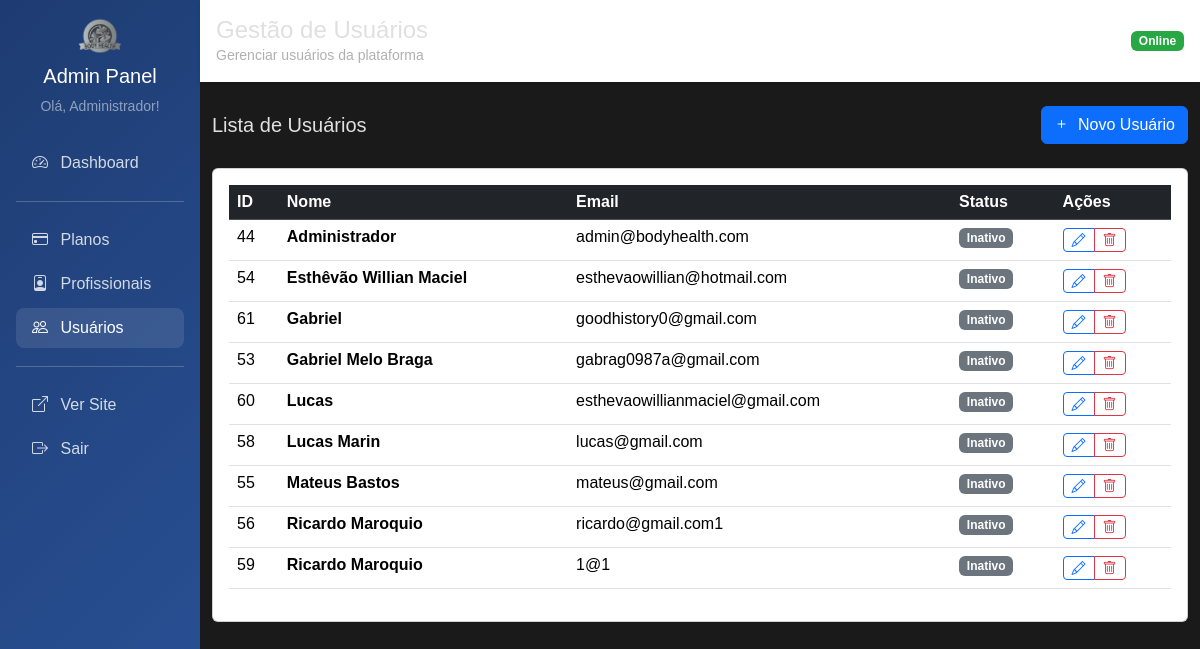
Before: /admin/usuarios (signed in) with the older database file.
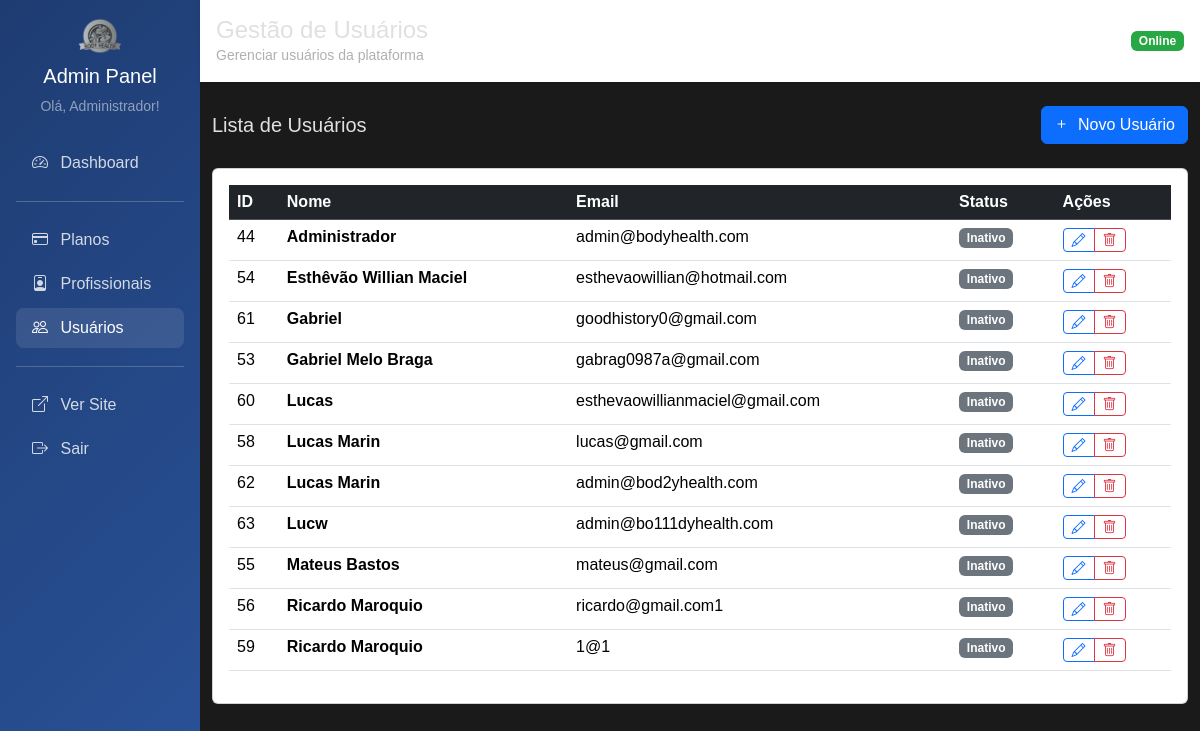
After: the same page with the newer database file.
### tables this page shows
CREATE TABLE usuario (
    id INTEGER PRIMARY KEY AUTOINCREMENT,
    nome TEXT NOT NULL,
    email TEXT UNIQUE NOT NULL,
    senha TEXT NOT NULL,
    perfil TEXT NOT NULL DEFAULT 'cliente',
    foto TEXT,
    token_redefinicao TEXT,
    data_token TIMESTAMP,
    data_cadastro TIMESTAMP DEFAULT CURRENT_TIMESTAMP
);

### main.py (the view)
@app.get("/admin/usuarios")
@requer_autenticacao(['admin'])
async def admin_usuarios_listar(request: Request, usuario_logado: dict = Depends(obter_usuario_logado)):
    usuarios = usuario_repo.obter_todos()
    return templates.TemplateResponse("admin/usuarios/listar.html", {
        "request": request,
        "usuario": usuario_logado,
        "usuarios": usuarios
    })

### templates/admin/usuarios/listar.html (shortened to what this page needs)
{% extends "admin/base_admin.html" %}
{% block titulo %}Gestão de Usuários{% endblock %}
{% block subtitulo %}Gerenciar usuários da plataforma{% endblock %}
{% block content %}
<div class="d-flex justify-content-between align-items-center mb-4">
    <h5 class="mb-0">Lista de Usuários</h5>
    <a href="/admin/usuarios/novo" class="btn btn-primary">
        <i class="bi bi-plus me-1"></i> Novo Usuário
    </a>
</div>
<div class="card">
    <div class="card-body">
        {% if usuarios %}
        <div class="table-responsive">
            <table class="table table-hover">
                <thead class="table-dark">
                    <tr>
                        <th>ID</th>
                        <th>Nome</th>
                        <th>Email</th>
                        <th>Status</th>
                        <th>Ações</th>
                    </tr>
                </thead>
                <tbody>
                    {% for usuario in usuarios %}
                    <tr>
                        <td>{{ usuario.id }}</td>
                        <td><strong>{{ usuario.nome }}</strong></td>
                        <td>{{ usuario.email }}</td>
                        <td>
                            {% if usuario.ativo %}
                                <span class="badge bg-success">Ativo</span>
                            {% else %}
                                <span class="badge bg-secondary">Inativo</span>
                            {% endif %}
                        </td>
                        <td>
                            <div class="btn-group btn-group-sm">
                                <a href="/admin/usuarios/editar/{{ usuario.id }}" class="btn btn-outline-primary">
                                    <i class="bi bi-pencil"></i>
                                </a>
                                <button type="button" class="btn btn-outline-danger"
                                    onclick="confirmarExclusao({{ usuario.id }}, '{{ usuario.nome }}')">
                                    <i class="bi bi-trash"></i>
                                </button>
                            </div>
                        </td>
                    </tr>
                    {% endfor %}
                </tbody>
            </table>
        </div>
        {% endif %}
    </div>
</div>
<div class="position-fixed top-0 end-0 p-3" style="z-index: 1055">
</div>
{% endblock %}

### templates/admin/base_admin.html (shortened to what this page needs)
<html lang="pt-BR">
<head>
    <link href="https://cdn.jsdelivr.net/npm/bootstrap@5.3.3/dist/css/bootstrap.min.css" rel="stylesheet">
    <link href="https://cdn.jsdelivr.net/npm/bootstrap-icons@1.10.5/font/bootstrap-icons.css" rel="stylesheet">
    <link rel="stylesheet" href="/static/css/styles.css">
</head>
<body>
    <div class="container-fluid p-0">
        <div class="row g-0">
            <div class="col-md-3 col-lg-2">
                <div class="admin-sidebar p-3">
                    <div class="text-center mb-4">
                        <img src="/static/img/logo.png" height="40" alt="Body Health">
                        <h5 class="text-white mt-2">Admin Panel</h5>
                        <small class="text-white-50">Olá, {{ usuario.nome }}!</small>
                    </div>
                    <nav class="nav flex-column">
                        <a class="nav-link {% if request.url.path == '/admin' %}active{% endif %}" href="/admin">
                            <i class="bi bi-speedometer2 me-2"></i> Dashboard
                        </a>
                        <hr class="bg-white-50">
                        <a class="nav-link {% if '/admin/planos' in request.url.path %}active{% endif %}" href="/admin/planos">
                            <i class="bi bi-credit-card me-2"></i> Planos
                        </a>
                        <a class="nav-link {% if '/admin/profissionais' in request.url.path %}active{% endif %}" href="/admin/profissionais">
                            <i class="bi bi-person-badge me-2"></i> Profissionais
                        </a>
                        <a class="nav-link {% if '/admin/usuarios' in request.url.path %}active{% endif %}" href="/admin/usuarios">
                            <i class="bi bi-people me-2"></i> Usuários
                        </a>
                        <hr class="bg-white-50">
                        <a class="nav-link" href="/" target="_blank">
                            <i class="bi bi-box-arrow-up-right me-2"></i> Ver Site
                        </a>
                        <a class="nav-link" href="/logout">
                            <i class="bi bi-box-arrow-right me-2"></i> Sair
                        </a>
                    </nav>
                </div>
            </div>
            <div class="col-md-9 col-lg-10">
                <div class="admin-header p-3 mb-4">
                    <div class="d-flex justify-content-between align-items-center">
                        <div>
                            <h4 class="mb-0">{% block titulo %}Painel Administrativo{% endblock %}</h4>
                            <small class="text-muted">{% block subtitulo %}Body Health Admin{% endblock %}</small>
                        </div>
                        <div>
                            <span class="badge bg-success">Online</span>
                        </div>
                    </div>
                </div>
                <div class="container-fluid">
                    {% block content %}{% endblock %}
                </div>
            </div>
        </div>
    </div>
</body>
</html>

### static/css/styles.css (style rules this page uses)
:root { --dark-bg: #1a1a1a; --dark-card-bg: #2b2b2b; --dark-text-color: #e0e0e0; --dark-muted-text: #b0b0b0; --dark-border-color: #444444; --dark-shadow-color: rgba(0, 0, 0, 0.5); --highlight-yellow: #ffc107; --highlight-green: #28a745; --highlight-red: #dc3545; --light-banner-bg-start: #ffffff; --light-banner-bg-end: #eaeaea; --light-banner-text: #000000; }
body { background-color: var(--dark-bg); color: var(--dark-text-color); font-family: Arial, sans-serif; padding-top: 0px; }
.text-muted { color: var(--dark-muted-text) !important; }
.badge.bg-success { background-color: var(--highlight-green) !important; }

### templates/admin/base_admin.html (style rules this page uses)
.admin-sidebar { min-height: 100vh; background: linear-gradient(135deg, #1e3c72 0%, #2a5298 100%); }
.admin-sidebar .nav-link { color: rgba(255, 255, 255, 0.8); border-radius: 8px; margin: 2px 0; }
.admin-sidebar .nav-link:hover, .admin-sidebar .nav-link.active { color: white; background-color: rgba(255, 255, 255, 0.1); }
.admin-header { background: white; box-shadow: 0 2px 4px rgba(0,0,0,0.1); }

Changed rows visible on the page:
added usuario: id "62", nome "Lucas Marin", email "admin@bod2yhealth.com"
added usuario: id "63", nome "Lucw", email "admin@bo111dyhealth.com"
